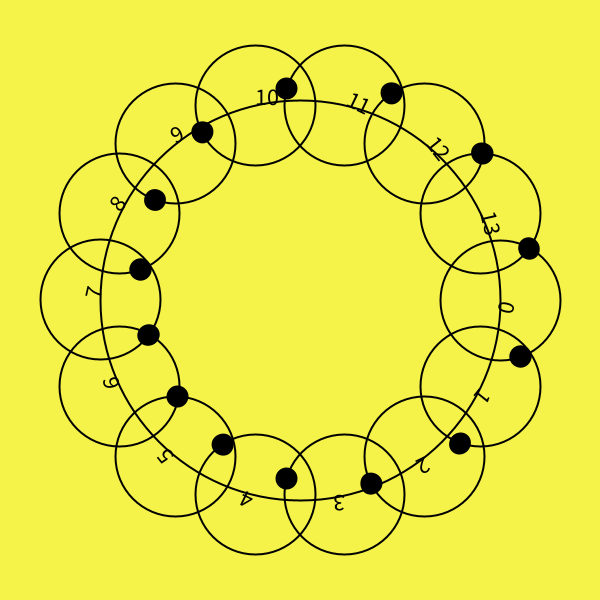
Frame 1 (no input)
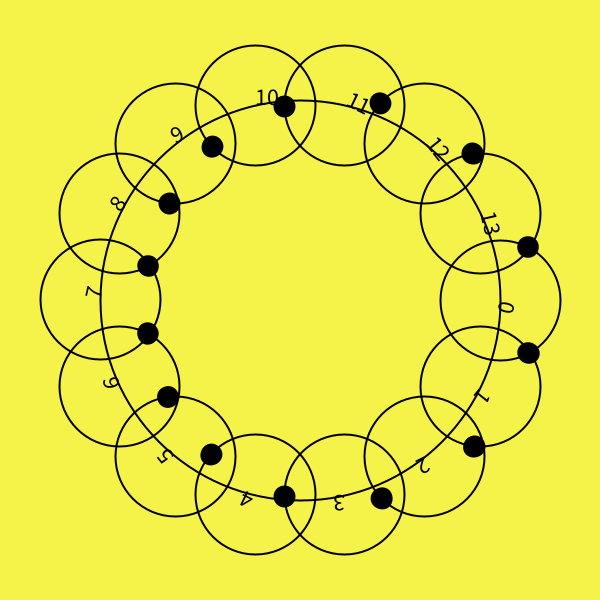
Frame 60 (the mouse pressed at the canvas centre just before this capture)
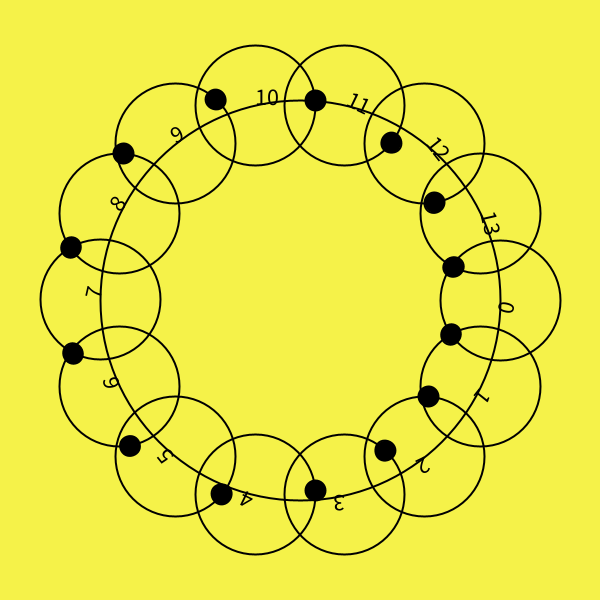
Frame 120 (the mouse held since frame 60 and released just before this capture)

The Processing sketch that drew these frames (run headless with seeded random() and noise(); from frame 60 on, the mouse is pressed at the canvas centre):

// Processing sketch: S013_greinfort_animation
// ── S013_greinfort_animation.pde
float tt;

void setup() {
  size(600, 600);
  background(245, 242, 73);
}

void draw() {
  background(245, 242, 73);
  
  tt = millis();

  float r1 = 200;
  float r2 = 60;
  int n = 14;
  float delta_a = 2*PI/float(n);

  stroke(0);
  strokeWeight(2);
  noFill();

  circle(width*0.5, height*0.5, 2*r1);
  for (int i=0; i<n; i++) {
    float a=map(i, 0, n, 0, 2*PI);
    float x0=r1*cos(a);
    float y0=r1*sin(a);
    circle(width*0.5+x0, height*0.5+y0, 2*r2);
    float x1=r1*cos(a+delta_a);
    float y1=r1*sin(a+delta_a);
    
    float angulo = atan2(y1-y0, x1-x0)+2*PI;
    float dalfa = sqrt((x1-x0) * (x1-x0) + (y1-y0) * (y1-y0));
    float dbeta = sqrt(r2*r2 - dalfa*dalfa*0.25);
    
    pushMatrix();
    translate(width*0.5+x0, height*0.5+y0);
    rotate(angulo);
    
    fill(0);
    
    float periodo = 2200;
    float gamma = atan2(dbeta, dalfa*0.5);
    
    float tgamma, u, e;
    float ttp = tt+i*periodo/n;
    
    if ((ttp%periodo) < periodo*0.5) {
      u = constrain((ttp%periodo)/(periodo*0.5), 0, 1);
      //e = 0.5 - 0.5*cos(u*PI);
      e = u*u*(3-2*u);
      tgamma = lerp(-gamma, gamma, e);
      circle(r2*cos(tgamma), r2*sin(tgamma), 20);
    } else {
      u = constrain(((ttp%periodo)-(periodo*0.5))/(periodo*0.5), 0, 1);
      //e = 0.5 - 0.5*cos(u*PI);
      e = u*u*(3-2*u);
      tgamma = lerp(gamma, -gamma, e);
      circle(dalfa-r2*cos(tgamma), r2*sin(tgamma), 20);
    }
    textSize(24);
    text(i,0,0);
    noFill();
    
    popMatrix();
  }




}
